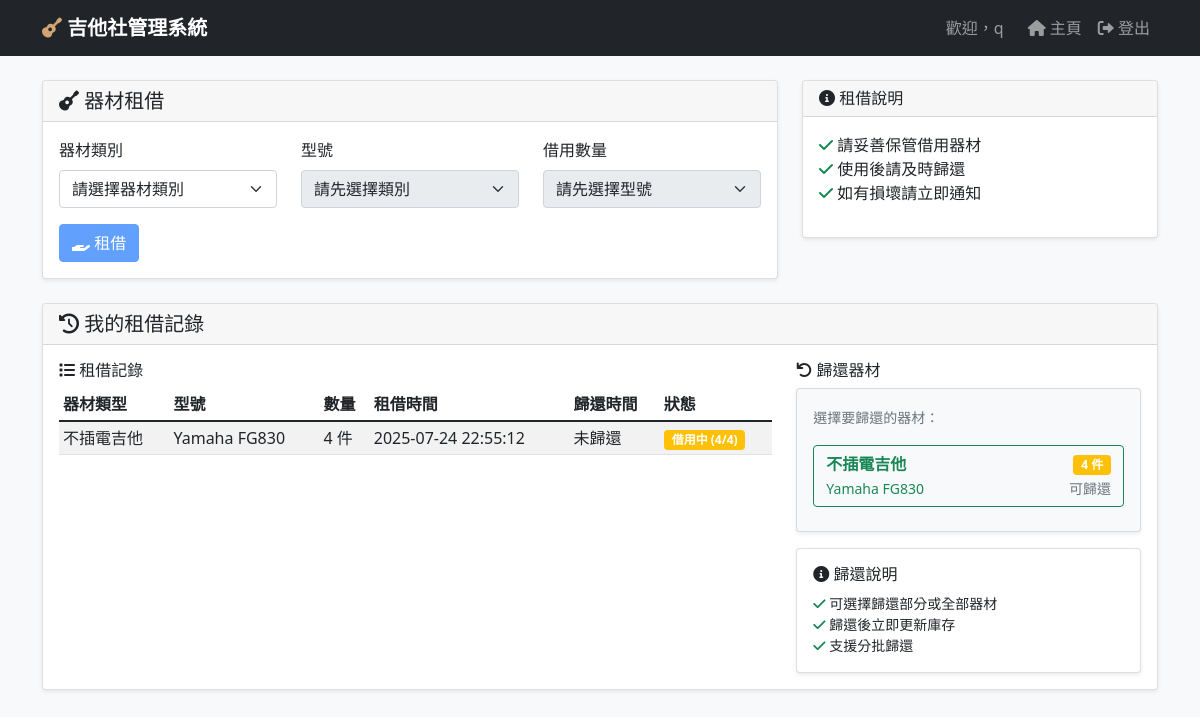
/dashboard (signed in), run on the app's committed database.
### tables this page shows
CREATE TABLE equipment (
            id INTEGER PRIMARY KEY AUTOINCREMENT,
            category TEXT NOT NULL,
            model TEXT NOT NULL,
            total_quantity INTEGER NOT NULL DEFAULT 1,
            available_quantity INTEGER NOT NULL DEFAULT 1
        );

### coding/app.py (the view)
@app.route('/dashboard')
@login_required
def dashboard():
    conn = sqlite3.connect('guitar_club.db')
    cursor = conn.cursor()
    cursor.execute('SELECT DISTINCT category FROM equipment')
    categories = [row[0] for row in cursor.fetchall()]
    cursor.execute('''
        SELECT rr.rental_time, e.category, e.model,
               COUNT(*) as quantity,
               MAX(rr.id) as latest_id,
               SUM(CASE WHEN rr.status = 'borrowed' THEN 1 ELSE 0 END) as borrowed_count,
               MIN(rr.return_time) as first_return_time,
               MAX(rr.return_time) as last_return_time
        FROM rental_records rr
        JOIN equipment e ON rr.equipment_id = e.id
        WHERE rr.user_id = ?
        GROUP BY rr.rental_time, e.id
        ORDER BY rr.rental_time DESC
        LIMIT 10
    ''', (session['user_id'],))
    user_rentals = cursor.fetchall()
    conn.close()
    return render_template('dashboard.html', categories=categories, user_rentals=user_rentals)

### coding/app.py (called while the page is built)
def login_required(f):
    @wraps(f)
    def decorated_function(*args, **kwargs):
        if 'user_id' not in session:
            return redirect(url_for('login'))
        return f(*args, **kwargs)
    return decorated_function

### coding/templates/dashboard.html (shortened to what this page needs)
{% extends "base.html" %}
{% block content %}
<div class="row">
    <div class="col-md-8">
        <div class="card">
            <div class="card-header">
                <h5 class="mb-0"><i class="fas fa-guitar"></i> 器材租借</h5>
            </div>
            <div class="card-body">
                <form id="borrowForm" method="POST" action="{{ url_for('borrow_equipment') }}">
                    <div class="row">
                        <div class="col-md-4">
                            <label for="category" class="form-label">器材類別</label>
                            <select class="form-select" id="category" name="category" required>
                                <option value="">請選擇器材類別</option>
                            </select>
                        </div>
                        <div class="col-md-4">
                            <label for="equipment_id" class="form-label">型號</label>
                            <select class="form-select" id="equipment_id" name="equipment_id" required disabled>
                                <option value="">請先選擇類別</option>
                            </select>
                        </div>
                        <div class="col-md-4">
                            <label for="borrow_quantity" class="form-label">借用數量</label>
                            <select class="form-select" id="borrow_quantity" name="borrow_quantity" required disabled>
                                <option value="">請先選擇型號</option>
                            </select>
                        </div>
                    </div>
                    <div class="mt-3">
                        <button type="submit" class="btn btn-primary" id="borrowBtn" disabled>
                            <i class="fas fa-hand-holding"></i> 租借
                        </button>
                    </div>
                </form>
            </div>
        </div>
    </div>
    <div class="col-md-4">
        <div class="card">
            <div class="card-header">
                <h6 class="mb-0"><i class="fas fa-info-circle"></i> 租借說明</h6>
            </div>
            <div class="card-body">
                <ul class="list-unstyled">
                    <li><i class="fas fa-check text-success"></i> 請妥善保管借用器材</li>
                    <li><i class="fas fa-check text-success"></i> 使用後請及時歸還</li>
                    <li><i class="fas fa-check text-success"></i> 如有損壞請立即通知</li>
                </ul>
            </div>
        </div>
    </div>
</div>
<div class="row mt-4">
    <div class="col-12">
        <div class="card">
            <div class="card-header">
                <h5 class="mb-0"><i class="fas fa-history"></i> 我的租借記錄</h5>
            </div>
            <div class="card-body">
                <div class="row">
                    <div class="col-lg-8">
                        <h6><i class="fas fa-list"></i> 租借記錄</h6>
                        {% if user_rentals %}
                        <div class="table-responsive">
                            <table class="table table-striped table-sm">
                                <thead>
                                    <tr>
                                        <th>器材類型</th>
                                        <th>型號</th>
                                        <th>數量</th>
                                        <th>租借時間</th>
                                        <th>歸還時間</th>
                                        <th>狀態</th>
                                    </tr>
                                </thead>
                                <tbody>
                                    {% for rental in user_rentals %}
                                    <tr>
                                        <td>{{ rental[1] }}</td>
                                        <td>{{ rental[2] }}</td>
                                        <td>{{ rental[3] }} 件</td>
                                        <td>{{ rental[0] }}</td>
                                        <td>
                                            {% if rental[5] > 0 %}
                                                {% if rental[6] and rental[7] %}
                                                    {% if rental[6] == rental[7] %}
                                                        {{ rental[6] }}
                                                    {% else %}
                                                        {{ rental[6] }} ~ {{ rental[7] }}
                                                    {% endif %}
                                                {% else %}
                                                    未歸還
                                                {% endif %}
                                            {% else %}
                                                {{ rental[6] or rental[7] }}
                                            {% endif %}
                                        </td>
                                        <td>
                                            {% if rental[5] > 0 %}
                                                <span class="badge bg-warning">借用中 ({{ rental[5] }}/{{ rental[3] }})</span>
                                            {% else %}
                                                <span class="badge bg-success">已歸還</span>
                                            {% endif %}
                                        </td>
                                    </tr>
                                    {% endfor %}
                                </tbody>
                            </table>
                        </div>
                        {% else %}
                        <p class="text-muted">暫無租借記錄</p>
                        {% endif %}
                    </div>
                    <div class="col-lg-4">
                        <h6><i class="fas fa-undo"></i> 歸還器材</h6>
                        <div class="card bg-light">
                            <div class="card-body">
                                {% set unreturned_summary = {} %}
                                {% for rental in user_rentals %}
                                    {% if rental[5] > 0 %}
                                        {% set key = rental[1] + '|' + rental[2] %}
                                        {% if key in unreturned_summary %}
                                            {% set _ = unreturned_summary.update({key: unreturned_summary[key] + rental[5]}) %}
                                        {% else %}
                                            {% set _ = unreturned_summary.update({key: rental[5]}) %}
                                        {% endif %}
                                    {% endif %}
                                {% endfor %}
                                {% if unreturned_summary %}
                                    <div class="mb-3">
                                        <small class="text-muted">選擇要歸還的器材：</small>
                                    </div>
                                    {% for item_key, total_quantity in unreturned_summary.items() %}
                                        {% set category, model = item_key.split('|') %}
                                        <div class="mb-2">
                                            <button type="button" class="btn btn-outline-success w-100 text-start"
                                                    data-bs-toggle="modal"
                                                    data-bs-target="#returnModal"
                                                    data-category="{{ category }}"
                                                    data-model="{{ model }}"
                                                    data-max-quantity="{{ total_quantity }}">
                                                <div class="d-flex justify-content-between align-items-center">
                                                    <div>
                                                        <strong>{{ category }}</strong><br>
                                                        <small>{{ model }}</small>
                                                    </div>
                                                    <div class="text-end">
                                                        <span class="badge bg-warning">{{ total_quantity }} 件</span><br>
                                                        <small class="text-muted">可歸還</small>
                                                    </div>
                                                </div>
                                            </button>
                                        </div>
                                    {% endfor %}
                                {% else %}
                                    <div class="text-center text-muted">
                                        <i class="fas fa-check-circle fa-2x mb-2"></i>
                                        <p class="mb-0">沒有需要歸還的器材</p>
                                    </div>
                                {% endif %}
                            </div>
                        </div>
                        <div class="card mt-3">
                            <div class="card-body">
                                <h6 class="card-title"><i class="fas fa-info-circle"></i> 歸還說明</h6>
                                <ul class="list-unstyled small mb-0">
                                    <li><i class="fas fa-check text-success"></i> 可選擇歸還部分或全部器材</li>
                                    <li><i class="fas fa-check text-success"></i> 歸還後立即更新庫存</li>
                                    <li><i class="fas fa-check text-success"></i> 支援分批歸還</li>
                                </ul>
                            </div>
                        </div>
                    </div>
                </div>
            </div>
        </div>
    </div>
</div>
{% endblock %}

### coding/templates/base.html (style rules this page uses)
body { background-color: #f8f9fa; }
.card { box-shadow: 0 0.125rem 0.25rem rgba(0, 0, 0, 0.075); }

### data on the page
equipment: category "不插電吉他", model "Yamaha FG830", rental "4", rental "2025-07-24 22:55:12", total_quantity "4"

### other printed values
{{ session.user_name }} "q"
